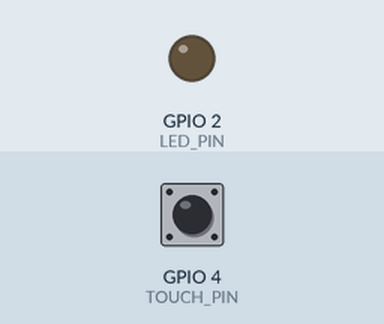
The sketch below on a simulated ESP32. Shown: output pins drawn as LEDs (lit = HIGH). Inputs (shaded band) come from the test bench; at power-on: GPIO 4 (TOUCH_PIN) HIGH. What the sketch prints to the serial monitor is not drawn.

Above: at 0.1 s.
At 1.2 s:
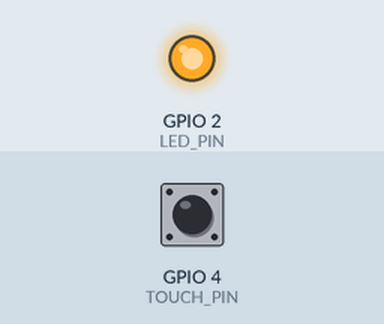
Timing chart, 0 to 2.7 s (numbered marks = the images above):
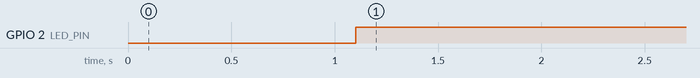

Measured:
- by itself, GPIO 2 (LED_PIN): LOW → HIGH at 1.1 s

The sketch:

sketch_jun30a.ino
```cpp
// ESP32 触摸自锁开关实验
// 功能：摸一下触摸引脚，LED亮并保持；再摸一下，LED灭并保持

// ESP32 T0 对应 GPIO4
#define TOUCH_PIN 4

// ESP32 DevKit 常见板载 LED 是 GPIO2
#define LED_PIN 2

// 触摸阈值：touchRead() 的值在触摸时会变小
// 这个值需要根据串口监视器观察调整
int threshold = 400;

// LED 当前状态
bool ledState = false;

// 稳定后的触摸状态
bool stableTouchState = false;

// 上一次读取到的原始触摸状态
bool lastRawTouchState = false;

// 防抖计时
unsigned long lastDebounceTime = 0;

// 防抖时间，单位 ms
const unsigned long debounceDelay = 80;

void setup() {
  Serial.begin(115200);

  pinMode(LED_PIN, OUTPUT);
  digitalWrite(LED_PIN, LOW);

  delay(1000);
  Serial.println("ESP32 Touch Lock Switch Start");
}

void loop() {
  // 读取触摸值
  int touchValue = touchRead(TOUCH_PIN);

  // 判断当前是否被触摸
  // ESP32 触摸时 touchValue 会下降
  bool rawTouchState = touchValue < threshold;

  // 如果原始状态发生变化，说明可能是按下或松开，也可能是抖动
  if (rawTouchState != lastRawTouchState) {
    lastDebounceTime = millis();
    lastRawTouchState = rawTouchState;
  }

  // 超过防抖时间后，才认为状态稳定
  if (millis() - lastDebounceTime > debounceDelay) {

    // 如果稳定状态真的发生变化
    if (rawTouchState != stableTouchState) {

      // 记录旧状态
      bool previousStableState = stableTouchState;

      // 更新稳定状态
      stableTouchState = rawTouchState;

      // 只在“未触摸 -> 被触摸”的瞬间翻转 LED
      if (previousStableState == false && stableTouchState == true) {
        ledState = !ledState;
        digitalWrite(LED_PIN, ledState ? HIGH : LOW);

        Serial.print("Touch triggered, LED = ");
        Serial.println(ledState ? "ON" : "OFF");
      }
    }
  }

  // 串口观察触摸值，方便调整 threshold
  Serial.print("Touch Value: ");
  Serial.print(touchValue);
  Serial.print(" | Raw Touch: ");
  Serial.print(rawTouchState);
  Serial.print(" | LED State: ");
  Serial.println(ledState);

  delay(50);
}
```
